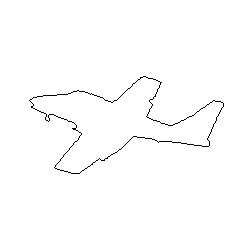
#> input picture quarto_periodo/pdi/aviao/aviao_adj4.png, 250 x 250 px; the run also reads 1 picture not shown here
$ python vizinho_aviao.py
#> lines starting #> are read from the running program, lines starting #| are printed output that depends on the picture; after the words box and inside, x2 and y2 are one past the last pixel; in counts of white or black regions, pixels touching at a corner belong together
from PIL import Image
import numpy as np


def image2matrix(image_path):
#> called with image_path = 'aviao_adj4.png'
    image = Image.open(image_path).convert('L')  # 'L' = convertendo para escala de cinza
#> image is the input picture: PIL image 250x250 L; 99.1% white; black in thin lines or dots, all inside (x1, y1, x2, y2) = (29, 76, 224, 174)
#> call 2 of image2matrix, with image_path = 'aviao_adj8.png'
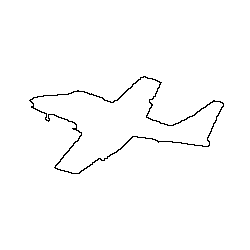
#> input picture quarto_periodo/pdi/aviao/aviao_adj8.png, 250 x 250 px
#> in image2matrix, image is the input picture: PIL image 250x250 L; 98.7% white; black in thin lines or dots, all inside (x1, y1, x2, y2) = (29, 76, 224, 174)
    image_matrix = np.array(image)
    return image_matrix


def edge_pixels_vizinho4(image_matrix):
    image = np.ones(image_matrix.shape) * 255
    height, width = image_matrix.shape  # altura e largura da imagem na matriz
#> height = 250; width = 250

    for i in range(1, height - 1):
        for j in range(1, width - 1):
            # pega o pixel atual e verifica se ele é 0 (preto)
            if image_matrix[i, j] == 0:
                # Pintar os vizinhos de preto (0)
                image[i,j] = 0
                image[i, j-1] = 0
                image[i, j+1] = 0
                image[i-1, j] = 0
                image[i+1, j] = 0
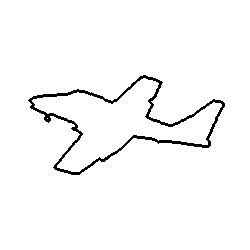
#> image: shape (250, 250) float64; 97.3% white; black in thin lines or dots, all inside (x1, y1, x2, y2) = (28, 75, 225, 175)

    return image


def edge_pixels_vizinho8(image_matrix):
    image = np.ones(image_matrix.shape) * 255
    height, width = image_matrix.shape  # altura e largura da imagem na matriz
#> height = 250; width = 250

    for i in range(1, height - 1):
        for j in range(1, width - 1):
            # pega o pixel atual e verifica se ele é 0 (preto)
            if image_matrix[i, j] == 0:
                # Pintar os vizinhos de preto (0)
                image[i,j] = 0
                image[i, j-1] = 0
                image[i, j+1] = 0
                image[i-1, j] = 0
                image[i+1, j] = 0

                image[i-1, j-1] = 0
                image[i+1, j+1] = 0
                image[i+1, j-1] = 0
                image[i-1, j+1] = 0
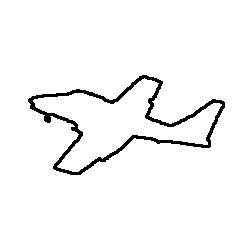
#> image: shape (250, 250) float64; 96.5% white; 1 black region, box (x1, y1, x2, y2) and area: (28, 75, 225, 175) 2157

    return image


def edge_pixels_vizinhoD(image_matrix):
    image = np.ones(image_matrix.shape) * 255
    height, width = image_matrix.shape  # altura e largura da imagem na matriz
#> height = 250; width = 250

    for i in range(1, height - 1):
        for j in range(1, width - 1):
            # pega o pixel atual e verifica se ele é 0 (preto)
            if image_matrix[i, j] == 0:
                # Pintar os vizinhos de preto (0)
                image[i,j] = 0
                # image[i, j-1] = 0
                # image[i, j+1] = 0
                # image[i-1, j] = 0
                # image[i+1, j] = 0

                image[i-1, j-1] = 0
                image[i+1, j+1] = 0
                image[i+1, j-1] = 0
                image[i-1, j+1] = 0
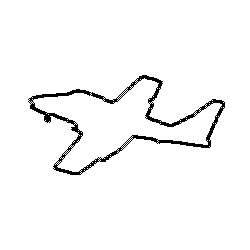
#> image: shape (250, 250) float64; 96.9% white; 1 black region, box (x1, y1, x2, y2) and area: (28, 75, 225, 175) 1949

    return image


def main():
    image_path4 = 'aviao_adj4.png' # imagem de entrada
    image_path8 = 'aviao_adj8.png' # imagem de entrada
    image_pathM = 'aviao_adjM.png' # imagem de entrada

    image_matrix = image2matrix(image_path4)
    image_matrix8 = image2matrix(image_path8)
    image_matrixM = image2matrix(image_pathM)

    edge_points4 = edge_pixels_vizinho4(image_matrix)
    edge_points4_8 = edge_pixels_vizinho8(image_matrix)
    edge_points4_M = edge_pixels_vizinhoD(image_matrix)

    edge_points8_4 = edge_pixels_vizinho4(image_matrix8)
#> after the loop in edge_pixels_vizinho4 (call 2), `for i in range(1, height - 1):`:
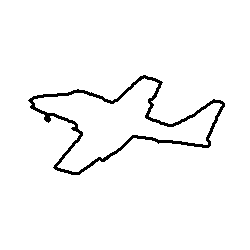
#> image: shape (250, 250) float64; 96.9% white; 1 black region, box (x1, y1, x2, y2) and area: (28, 75, 225, 175) 1911
    edge_points8 = edge_pixels_vizinho8(image_matrix8)
#> after the loop in edge_pixels_vizinho8 (call 2), `for i in range(1, height - 1):`:
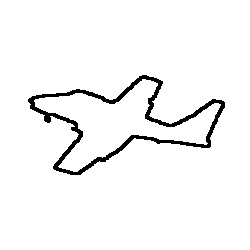
#> image: shape (250, 250) float64; 96.2% white; 1 black region, box (x1, y1, x2, y2) and area: (28, 75, 225, 175) 2373
    edge_points8_M = edge_pixels_vizinhoD(image_matrix8)
#> after the loop in edge_pixels_vizinhoD (call 2), `for i in range(1, height - 1):`: image: shape (250, 250) float64; 96.2% white; 1 black region, box (x1, y1, x2, y2) and area: (28, 75, 225, 175) 2366

    edge_pointsM_4 = edge_pixels_vizinho4(image_matrixM)
    edge_pointsM_8 = edge_pixels_vizinho8(image_matrixM)
    edge_pointsM = edge_pixels_vizinhoD(image_matrixM)

    modified_image4 = Image.fromarray(edge_points4.astype('uint8'))
    modified_image4_8 = Image.fromarray(edge_points4_8.astype('uint8'))
    modified_image4_D = Image.fromarray(edge_points4_M.astype('uint8'))

    modified_image8_4 = Image.fromarray(edge_points8_4.astype('uint8'))
    modified_image8 = Image.fromarray(edge_points8.astype('uint8'))
    modified_image8_D = Image.fromarray(edge_points8_M.astype('uint8'))

    modified_imageM_4 = Image.fromarray(edge_pointsM_4.astype('uint8'))
    modified_imageM_8 = Image.fromarray(edge_pointsM_8.astype('uint8'))
    modified_imageM_D = Image.fromarray(edge_pointsM.astype('uint8'))


    modified_image4.save("aviao_adj4_vizinho4.png")
    modified_image4_8.save("aviao_adj4_vizinho8.png")
    modified_image4_D.save("aviao_adj4_vizinhoD.png")

    modified_image8_4.save("aviao_adj8_vizinho4.png")
    modified_image8.save("aviao_adj8_vizinho8.png")
    modified_image8_D.save("aviao_adj8_vizinhoD.png")

    modified_imageM_4.save("aviao_adjM_vizinho4.png")
    modified_imageM_8.save("aviao_adjM_vizinho8.png")
    modified_imageM_D.save("aviao_adjM_vizinhoD.png")

    modified_image4.show()
    modified_image4_8.show()
    modified_image4_D.show()
    modified_image8_4.show()
    modified_image8.show()
    modified_image8_D.show()
    modified_imageM_4.show()
    modified_imageM_8.show()
    modified_imageM_D.show()


main()
